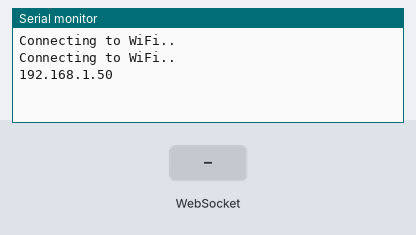
The sketch below on a simulated ESP32. Shown: the last lines printed to the serial monitor. Inputs (shaded band) come from the test bench. WiFi joins after 1.5 s; servers stay silent unless stated.

Above: at 3.2 s.
3.3 s: WebSocket text "1" received
At 3.8 s:
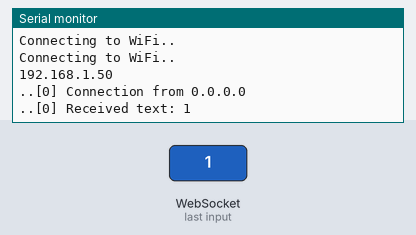
4.8 s: WebSocket text "0" received
At 6.1 s:
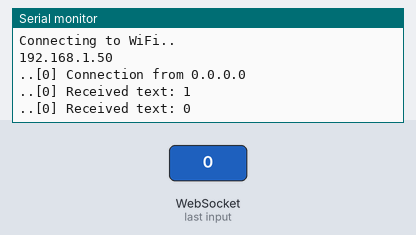

Measured:
- after the input at 3.3 s, the serial monitor: prints a new line at once (image 1)
- after the input at 4.8 s, the serial monitor: prints a new line at once (image 2)

The sketch:

6_AsyncWebServerSocket.ino
```cpp
#include "WiFi.h"
#include "ESPAsyncWebServer.h"
#include "index.h"
#include <WebSocketsServer.h>
/*
 Hello
 I design developer tools for embedded electronic systems. You can buy my projects design files.
 https://www.altiumdesignerprojects.com
*/
const char* ssid     = "TP-LINK-MCU";
const char* password = "15253545";

AsyncWebServer server(80);
WebSocketsServer webSocket = WebSocketsServer(81);

char payloadConvert[64];
char payloadBuffer[64];

void setup(){
  Serial.begin(115200);

  WiFi.begin(ssid, password);
  while (WiFi.status() != WL_CONNECTED) {
    delay(1000);
    Serial.println("Connecting to WiFi..");
  }

  Serial.println(WiFi.localIP());

  // Route for root / web page
  server.on("/", HTTP_GET, [](AsyncWebServerRequest *request){
    request->send_P(200, "text/html", indexPage);
  });

  server.begin();
  webSocket.begin();
  webSocket.onEvent(webSocketEvent);
}

void loop(){
 webSocket.loop();

} // loop

void webSocketEvent(uint8_t client_num, WStype_t type, uint8_t * payload, size_t length){

  switch(type){  // Figure out the type of WebSocket event

    case WStype_DISCONNECTED:                                  // Client has disconnected
      Serial.printf("..[%u] Disconnected!\n", client_num);     // [0] Disconnected!  sayfayı kapattığımız zaman
    break;

    case WStype_CONNECTED:                   // New client has connected
      {
        IPAddress ip = webSocket.remoteIP(client_num);         // bağlanan ip yi öğrendik
        Serial.printf("..[%u] Connection from ", client_num);  // [0] Connection from 192.168.2.103
        Serial.println(ip.toString());
      }
    break;

    case WStype_TEXT:                       // Handle text messages from client

      Serial.printf("..[%u] Received text: %s\n", client_num, payload);     // Print out raw message

    break;

    // For everything else: do nothing
    case WStype_BIN:
    case WStype_ERROR:
    case WStype_FRAGMENT_TEXT_START:
    case WStype_FRAGMENT_BIN_START:
    case WStype_FRAGMENT:
    case WStype_FRAGMENT_FIN:
    default:
    break;
  }

}
```

index.h
```cpp
const char indexPage[] PROGMEM = R"rawliteral(
<!DOCTYPE html>
<html>
<head>
<meta charset="utf-8">
<meta name="viewport" content="width=device-width, initial-scale=1">
<link rel="icon" href="data:,">
<title>WebSocket Tutorial</title>
</head>

<body onload="SocketInit()">

<h1>WebSockets Test</h1>

<script>
var url = 'ws://' + window.location.hostname + ':81/';

function SocketInit(){    // This is called when the page finishes loading
  wsConnect(url);         // Connect to WebSocket server
}

function wsConnect(url){  // Call this to connect to the WebSocket server
  websocket = new WebSocket(url);  // Connect to WebSocket server
  // Assign callbacks
  websocket.onopen    = function(event) { onOpen(event) };
  websocket.onclose   = function(event) { onClose(event) };
  websocket.onmessage = function(event) { onMessage(event) };
  websocket.onerror   = function(event) { onError(event) };
}

function onOpen(event){             // Called when a WebSocket connection is established with the server
  console.log("Connected");         // Log connection state
}

function onClose(event){              // Called when the WebSocket connection is closed
  console.log("Disconnected");        // Log disconnection state
  setTimeout(function() { wsConnect(url) }, 1000);       // Try to reconnect after a few seconds
}

function onMessage(event){   // Called when a message is received from the server
  console.log("Received: " + event.data);
  var obj = JSON.parse(event.data);
}

function onError(event){      // Called when a WebSocket error occurs
  console.log("ERROR: " + event.data);
}
function SocketSend(){
  websocket.send("Hello Arduino");
  console.log("Hello Socket");
}

setInterval('SocketSend()', 2000);

</script>
</body>
</html>
)rawliteral";
```
